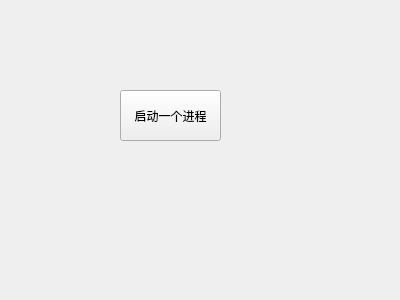
<?xml version="1.0" encoding="UTF-8"?>
<ui version="4.0">
 <class>Widget</class>
 <widget class="QWidget" name="Widget">
  <property name="geometry">
   <rect>
    <x>0</x>
    <y>0</y>
    <width>400</width>
    <height>300</height>
   </rect>
  </property>
  <property name="windowTitle">
   <string>Widget</string>
  </property>
  <widget class="QPushButton" name="pushButton">
   <property name="geometry">
    <rect>
     <x>120</x>
     <y>90</y>
     <width>101</width>
     <height>51</height>
    </rect>
   </property>
   <property name="text">
    <string>启动一个进程</string>
   </property>
  </widget>
 </widget>
 <resources/>
 <connections/>
</ui>
